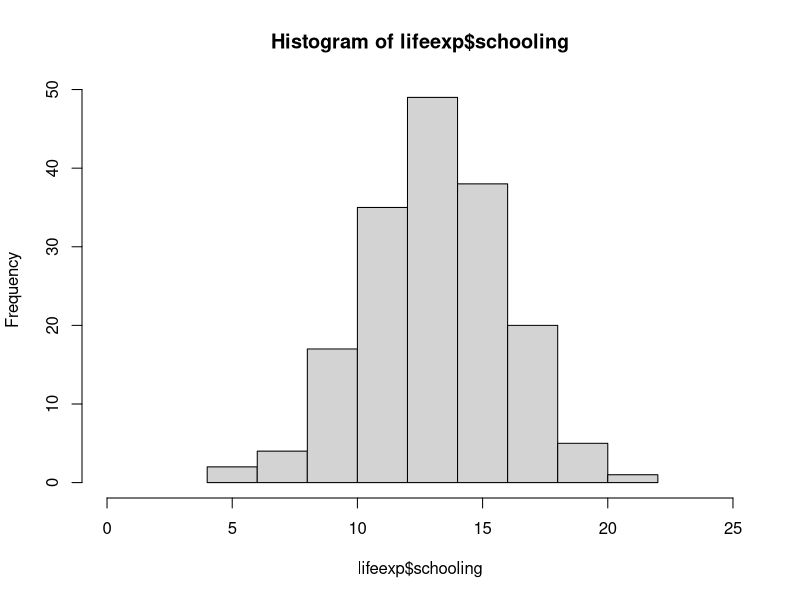
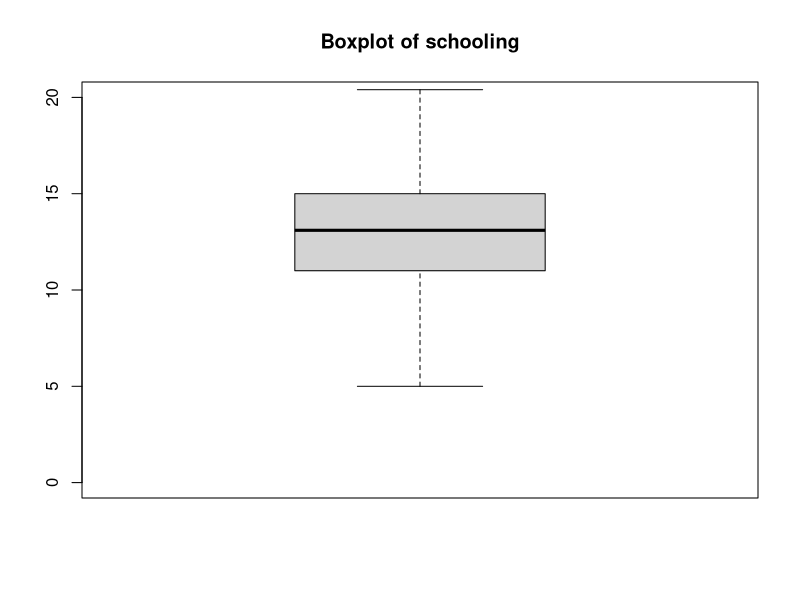
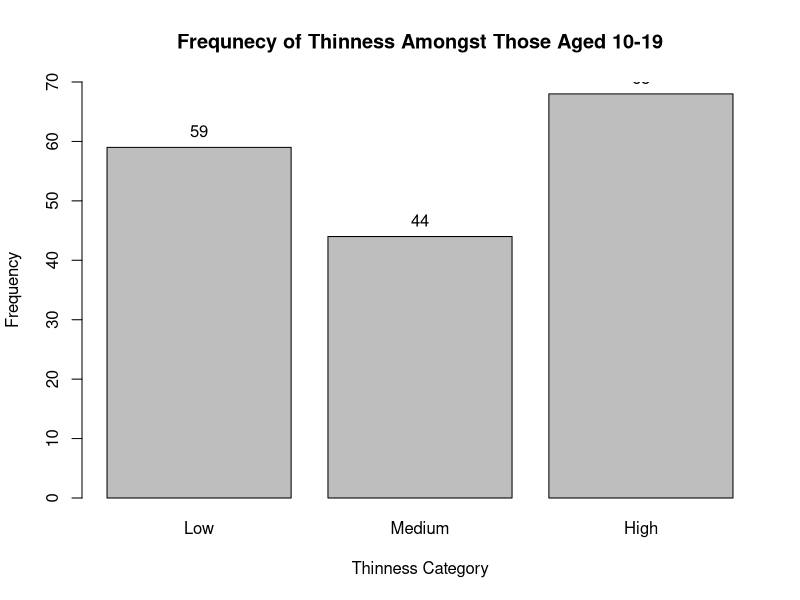
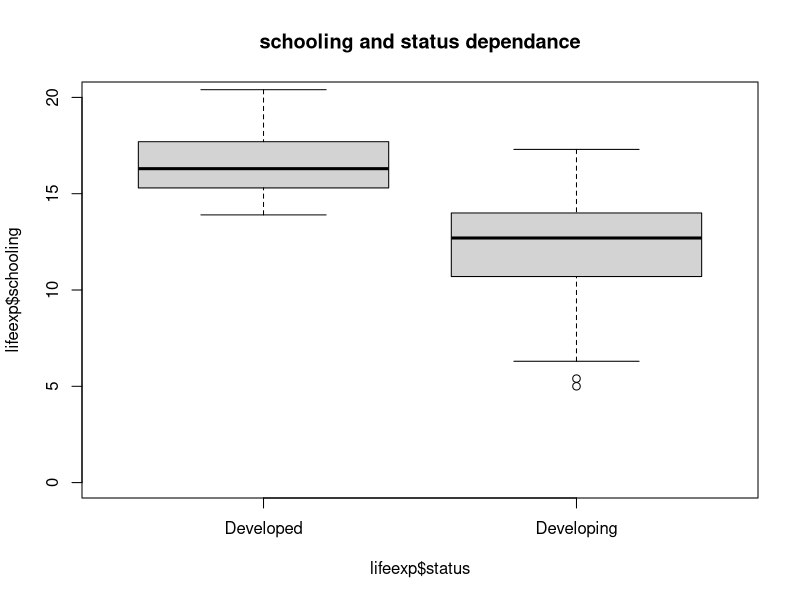
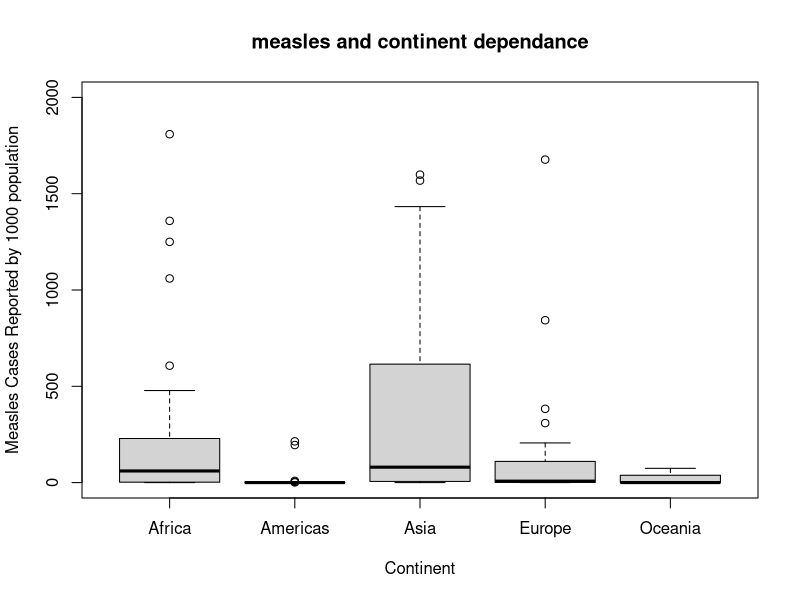
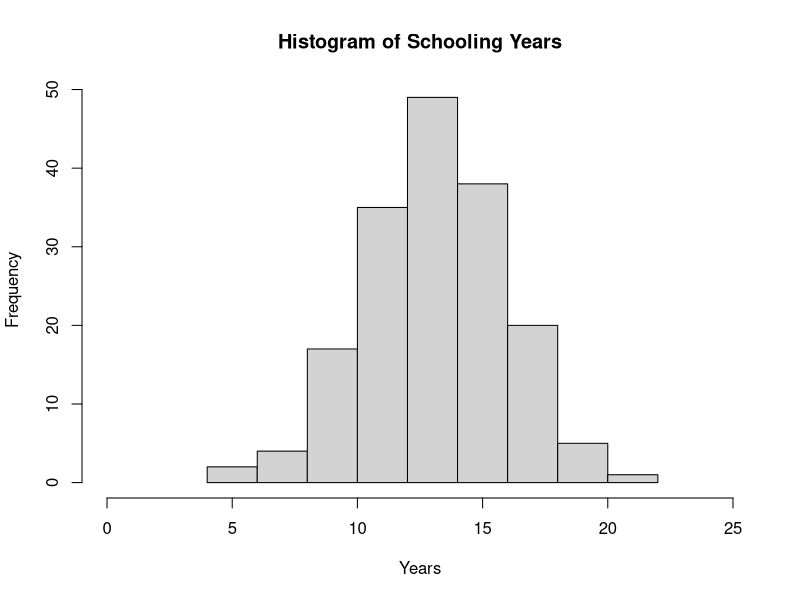
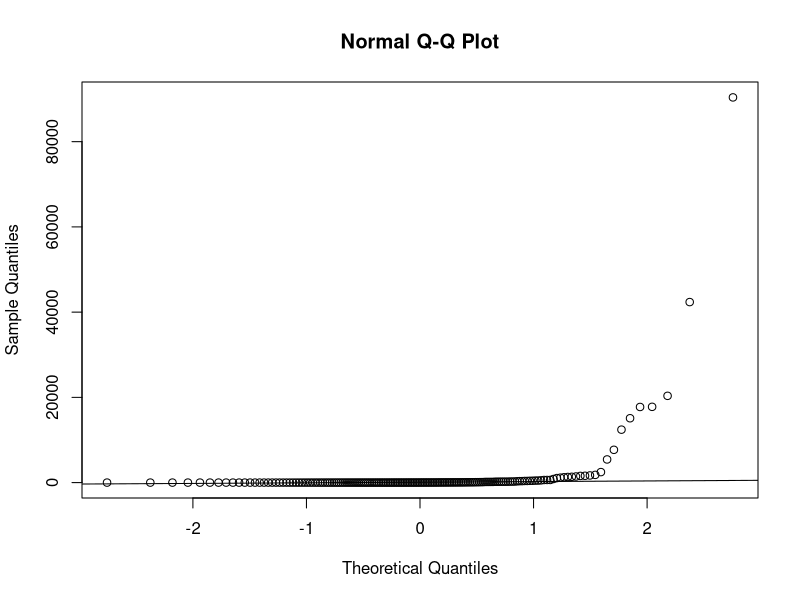
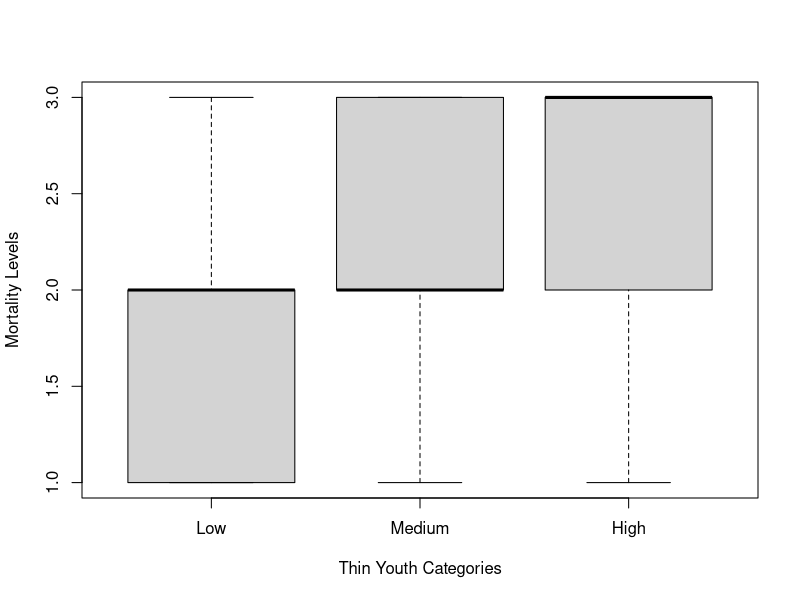

Here is the R script that generated these plots, in order:
## ---- chunk 1
library(e1071)
## ---- chunk 2
library(formatR)
knitr::opts_chunk$set(echo = TRUE)
knitr::opts_chunk$set(tidy.opts = list(width.cutoff = 60), tidy = TRUE)
#beautification of PDF, making it neater
## ---- chunk 3
lifeexp <- read.csv("lifeexp_by_country.csv", header = TRUE)
lifeexp$status <- factor(lifeexp$status)
lifeexp$continent <- factor(lifeexp$continent)

lifeexp$thin_youth <- ordered(lifeexp$thin_youth, levels = c("Low", "Medium", "High"))
lifeexp$thin_child <- ordered(lifeexp$thin_child, levels = c("Low", "Medium", "High"))

## ---- chunk 4
sum(is.na(lifeexp$schooling))
hist(lifeexp$schooling, right = FALSE,xlim=c(0,25))

boxplot(lifeexp$schooling, ylim = c(0, 20))
title(main = "Boxplot of schooling")

sd(lifeexp$schooling)
range(lifeexp$schooling)
summary(lifeexp$schooling)

## ---- chunk 5
table(lifeexp$thin_youth)
thincounts <-table(lifeexp$thin_youth)
thinplot <- barplot(thincounts,xlab="Thinness Category", ylab="Frequency", main="Frequnecy of Thinness Amongst Those Aged 10-19",ylim=c(0,70))
text (x=thinplot,y=thincounts,label=thincounts,pos=3,cex=1,col="black")

## ---- chunk 6
mean(table(lifeexp$thin_youth))
## ---- chunk 7
boxplot(lifeexp$schooling ~ lifeexp$status, ylim = c(0, 20))
title(main = "schooling and status dependance",)
tapply(lifeexp$schooling,lifeexp$status,summary)
tapply(lifeexp$schooling,lifeexp$status,sd)
## ---- chunk 8
boxplot(lifeexp$measles ~ lifeexp$continent,ylim=c(0,2000),xlab="Continent",ylab="Measles Cases Reported by 1000 population",main="measles and continent dependance")
tapply(lifeexp$measles,lifeexp$continent,summary)
tapply(lifeexp$measles,lifeexp$continent,sd)
## ---- chunk 9
hist(lifeexp$schooling,right=FALSE,xlim=c(0,25),main="Histogram of Schooling Years",xlab="Years")
shapiro.test(lifeexp$schooling)
skewness(lifeexp$schooling,type=3)
kurtosis(lifeexp$schooling,type=3)

qqnorm(lifeexp$measles)
qqline(lifeexp$measles)
shapiro.test(lifeexp$measles)
skewness(lifeexp$measles,type=3)
kurtosis(lifeexp$measles,type=3)

## ---- chunk 10
lifeexp$mortality_level[lifeexp$adult.mortality < 80] <- "Low"
lifeexp$mortality_level[lifeexp$adult.mortality >= 80 & lifeexp$adult.mortality <150] <- "Moderate"
lifeexp$mortality_level[lifeexp$adult.mortality >= 150] <- "High"
lifeexp$mortality_level<-ordered(lifeexp$mortality_level,levels=c("Low","Moderate","High"))
boxplot(lifeexp$mortality_level~lifeexp$thin_youth,ylab="Mortality Levels",xlab="Thin Youth Categories",data=lifeexp$mortality_level)
tapply(lifeexp$mortality_level,lifeexp$thin_youth,summary)
